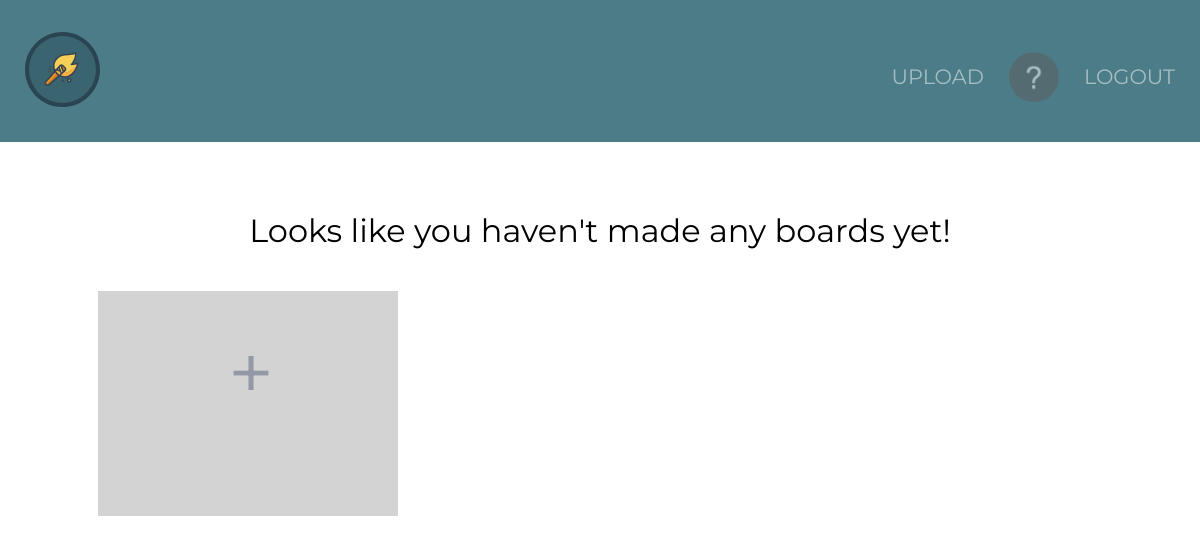
Page /upload.php (signed in) on the earlier database version.
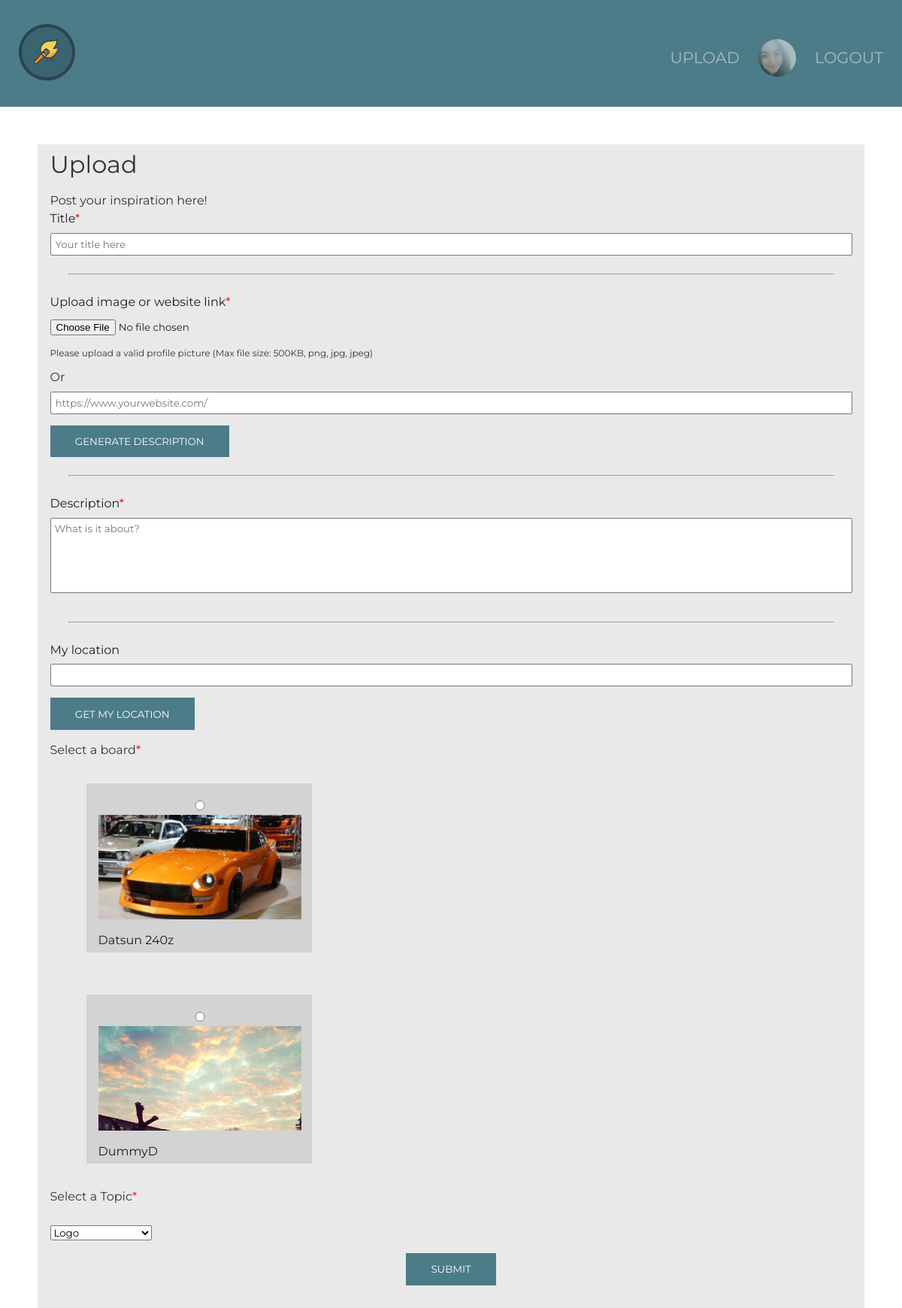
Same page on the later database version.
### tables this page shows
CREATE TABLE `users` (
  `id` int(11) NOT NULL,
  `email` varchar(200) NOT NULL,
  `firstname` varchar(200) NOT NULL,
  `lastname` varchar(200) NOT NULL,
  `image` varchar(200) NOT NULL,
  `password` varchar(200) NOT NULL,
  `username` varchar(200) NOT NULL
);

CREATE TABLE `boards` (
  `id` int(11) UNSIGNED NOT NULL,
  `userid` int(11) NOT NULL,
  `title` varchar(200) NOT NULL DEFAULT '',
  `state` varchar(11) NOT NULL DEFAULT '',
  `image` varchar(250) NOT NULL
);

### classes/spark/Profile.class.php (called while the page is built, shortened)
<?php
class Profile
{
    private $userId;
    public function setUserId($userId)
    {
        $this->userId = $userId;
    }
    public function Profile(){
        $conn = Db::getInstance();
        $stment = $conn->prepare("SELECT * FROM users WHERE id = :id");
        $stment->bindValue(':id', $this->userId);
        $stment->execute();
        $use = $stment->fetchAll(PDO::FETCH_ASSOC);
        return $use;
    }
    public function Boards(){
        $conn = Db::getInstance();
        $statemnt = $conn->prepare("select * from boards where userid = :userid");
        $statemnt->bindValue(':userid', $this->userId);
        $statemnt->execute();
        $boards = $statemnt->fetchAll(PDO::FETCH_ASSOC);
        return $boards;
    }
}

### classes/spark/User.class.php (called while the page is built, shortened)
<?php
class User
{
    private $sessionUser;
    public function setSessionUser($sessionUser)
    {
        $this->sessionUser = $sessionUser;
    }
    public function userId(){
        $conn = Db::getInstance();
        $statement = $conn->prepare("SELECT id FROM users WHERE email = :email");
        $statement->bindvalue(":email", $this->sessionUser);
        $statement->execute();
        $userid = $statement->fetchColumn();
        return $userid;
    }
}

### classes/spark/topic.class.php (called while the page is built, shortened)
<?php
class topic
{
    public function Topics(){
        $conn = Db::getInstance();
        $statement = $conn->prepare("select * from topics");
        $statement->execute();
        $results = $statement->fetchAll(PDO::FETCH_ASSOC);
        return $results;
    }
}

### upload.php (the view, shortened to what the changed rows need)
<?php
    $email = $_SESSION['user'];
    $update = new User();
    $update->setSessionUser($email);
    $userid = $update->userId();
    $profile = new Profile();
    $profile->setUserId($_SESSION['id']);
    $boards = $profile->Boards();
    $topic = new topic();
    $topics = $topic->Topics();
?>
<!doctype html>
<html lang="en">
<head>
    <link rel="stylesheet" href="css/reset.css">
    <link rel="stylesheet" href="css/nav.css">
    <link rel="stylesheet" href="css/style.css">
    <link rel="stylesheet" href="css/upload.css">
</head>
<body>
<?php include_once("nav.inc.php")?>
<div id="container">
    <?php if (!empty($boards)) :  ?>
    <form action="" method="post" id="submit" enctype="multipart/form-data">
        <h1>Upload</h1>
        <p>Post your inspiration here!</p>
        <label for="title">Title<span style="color: red;">*</span></label>
        <input type="text" id="title" name="title" placeholder="Your title here">
        <hr>
        <label for="afbeelding">Upload image or website link<span style="color: red;">*</span></label>
        <input type="file" name="fileToUpload" id="afbeelding" class="image_submit">
        <p style="font-size: 12px;"> Please upload a valid profile picture (Max file size: 500KB, png, jpg, jpeg)</p>
        <p>Or </p>
        <input type="text" id="link" name="link" placeholder="https://www.yourwebsite.com/">
        <button type="button" id="generatebtn" style="margin-left: 0px;">Generate Description</button>
        <hr>
        <label for="description">Description<span style="color: red;">*</span></label>
        <textarea id="description" name="description" placeholder="What is it about?"></textarea>
        <hr>
        <label for="location">My location</label>
        <input id="location" name="location" readonly>
        <button type="button" id="generateLocation" style="margin-left: 0px;">Get my location</button>
        <p>Select a board<span style="color: red;">*</span></p>
        <?php foreach ($boards as $b): ?>
            <div id="boards">
                <div class="board <?php echo $board_state ?>">
                    <div class="contain">
                        <input id="board" name="board" value="<?php echo htmlspecialchars($b['id'])?>" type="radio">
                        <img src="<?php echo htmlspecialchars($b['image'])?>" alt="boardimage">
                    </div>
                    <h3><?php echo htmlspecialchars($b['title'])?></h3>
                </div>
            </div>
            <?php endforeach; ?>
            <p>Select a Topic<span style="color: red;">*</span></p>
            <br>
            <select name="topics">
                <?php foreach ($topics as $t) : ?>
                    <option value="<?php echo htmlspecialchars($t['id']);?>"><?php echo htmlspecialchars($t['title']);?></option>
                <?php endforeach; ?>
            </select>
        <button type="submit">Submit</button>
    </form>
    <?php else:?>
        <h1 style="color:black; text-align: center; margin-top: 7%;">Looks like you haven't made any boards yet!</h1>
        <div id="boards">
        <a href="newBoard.php"  class="<?php echo htmlspecialchars($user)?>">
            <div id="add"  class="board <?php echo htmlspecialchars($user)?>">
                <h3>+</h3>
            </div>
        </a>
        </div>
    <?php endif; ?>
</div>
</body>
</html>

### nav.inc.php (shortened to what the changed rows need)
<?php
try{
    $sessionId = $_SESSION['id'];
    $profiler = new Profile();
    $profiler->setUserId($sessionId);
    $user = $profiler->Profile();
} catch (Exception $e) {
    echo $e->getMessage();
}
?>
<div id="navigatie">
    <nav>
            <a href="profile.php?id=<?php echo htmlspecialchars($_SESSION['id']);?>">
                <?php foreach ($user as $profile): ?>
                    <img src="<?php echo htmlspecialchars($profile['image'])?>" alt="<?php echo htmlspecialchars($profile['username'])?>" class="profile_icon">
                <?php endforeach;?>
            </a>
    </nav>
</div>

Differences in the rows shown:
changed users: image: picture added in place of a placeholder
added boards: image (picture), title "Datsun 240z"
added boards: image (picture), title "DummyD"
Other differences:
form field topics: (not shown) → "Logo"
text no longer shown: "Looks like you haven't made any boards yet! +"
text now shown: "Upload Post your inspiration here! Title * Upload image or website link * Please upload a valid profile picture (Max file size: 500KB, png, jpg, jpeg) Or GENERATE DESCRIPTION Description * My location GET MY LOCATION Select a board * Select a Topic * SUBMIT"
